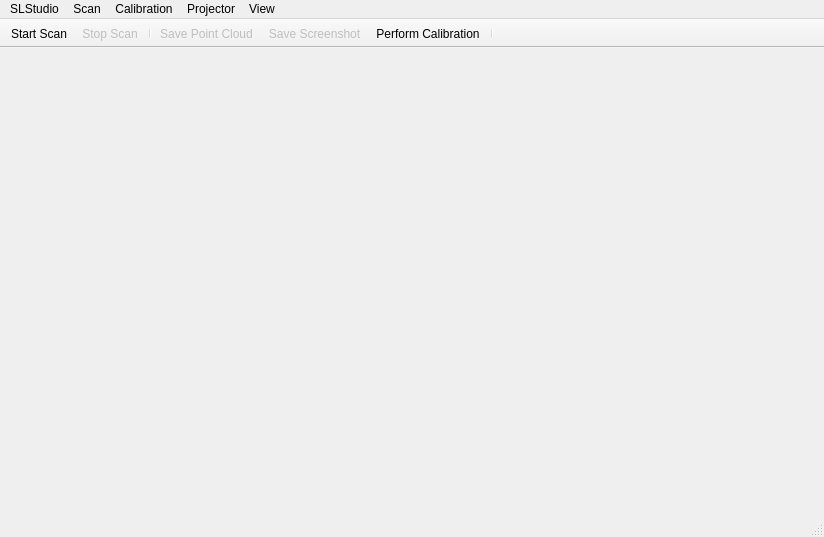
<?xml version="1.0" encoding="UTF-8"?>
<ui version="4.0">
 <class>MainWindow</class>
 <widget class="QMainWindow" name="MainWindow">
  <property name="geometry">
   <rect>
    <x>0</x>
    <y>0</y>
    <width>824</width>
    <height>537</height>
   </rect>
  </property>
  <property name="windowTitle">
   <string>SLStudio</string>
  </property>
  <property name="autoFillBackground">
   <bool>false</bool>
  </property>
  <widget class="QWidget" name="centralWidget">
   <property name="acceptDrops">
    <bool>false</bool>
   </property>
   <property name="layoutDirection">
    <enum>Qt::LeftToRight</enum>
   </property>
   <layout class="QGridLayout" name="gridLayout">
    <item row="0" column="0">
     <widget class="PointCloudWidget" name="pointCloudWidget" native="true">
      <property name="enabled">
       <bool>true</bool>
      </property>
      <property name="layoutDirection">
       <enum>Qt::LeftToRight</enum>
      </property>
      <property name="autoFillBackground">
       <bool>false</bool>
      </property>
     </widget>
    </item>
   </layout>
  </widget>
  <widget class="QMenuBar" name="menuBar">
   <property name="geometry">
    <rect>
     <x>0</x>
     <y>0</y>
     <width>824</width>
     <height>22</height>
    </rect>
   </property>
   <widget class="QMenu" name="menuCalibration">
    <property name="title">
     <string>Calibration</string>
    </property>
    <addaction name="actionLoadCalibration"/>
    <addaction name="actionExportCalibration"/>
    <addaction name="actionCalibration"/>
   </widget>
   <widget class="QMenu" name="menuSLStudio">
    <property name="title">
     <string>SLStudio</string>
    </property>
    <addaction name="actionPreferences"/>
    <addaction name="actionQuit"/>
    <addaction name="actionAbout"/>
   </widget>
   <widget class="QMenu" name="menuScan">
    <property name="title">
     <string>Scan</string>
    </property>
    <addaction name="actionStart"/>
    <addaction name="actionStop"/>
    <addaction name="actionSavePointCloud"/>
    <addaction name="actionSaveScreenshot"/>
   </widget>
   <widget class="QMenu" name="menuView">
    <property name="title">
     <string>View</string>
    </property>
    <addaction name="actionUpdatePointClouds"/>
   </widget>
   <widget class="QMenu" name="menuProjector">
    <property name="title">
     <string>Projector</string>
    </property>
    <addaction name="actionUpload_Scan_Patterns"/>
    <addaction name="actionUpload_Calibration_Patterns"/>
   </widget>
   <addaction name="menuSLStudio"/>
   <addaction name="menuScan"/>
   <addaction name="menuCalibration"/>
   <addaction name="menuProjector"/>
   <addaction name="menuView"/>
  </widget>
  <widget class="QToolBar" name="toolBar">
   <property name="enabled">
    <bool>true</bool>
   </property>
   <property name="font">
    <font>
     <italic>false</italic>
     <strikeout>false</strikeout>
    </font>
   </property>
   <property name="windowTitle">
    <string>toolBar</string>
   </property>
   <property name="movable">
    <bool>false</bool>
   </property>
   <property name="toolButtonStyle">
    <enum>Qt::ToolButtonTextUnderIcon</enum>
   </property>
   <attribute name="toolBarArea">
    <enum>TopToolBarArea</enum>
   </attribute>
   <attribute name="toolBarBreak">
    <bool>false</bool>
   </attribute>
   <addaction name="actionStart"/>
   <addaction name="actionStop"/>
   <addaction name="separator"/>
   <addaction name="actionSavePointCloud"/>
   <addaction name="actionSaveScreenshot"/>
   <addaction name="actionCalibration"/>
   <addaction name="separator"/>
  </widget>
  <widget class="QStatusBar" name="statusBar"/>
  <action name="actionQuit">
   <property name="text">
    <string>&amp;Quit</string>
   </property>
   <property name="menuRole">
    <enum>QAction::QuitRole</enum>
   </property>
  </action>
  <action name="actionStart">
   <property name="text">
    <string>Start Scan</string>
   </property>
  </action>
  <action name="actionStop">
   <property name="enabled">
    <bool>false</bool>
   </property>
   <property name="text">
    <string>Stop Scan</string>
   </property>
  </action>
  <action name="actionCalibration">
   <property name="text">
    <string>Perform Calibration</string>
   </property>
  </action>
  <action name="actionLoadCalibration">
   <property name="text">
    <string>Load Calibration</string>
   </property>
  </action>
  <action name="actionExportCalibration">
   <property name="text">
    <string>Export Calibration</string>
   </property>
  </action>
  <action name="actionPreferences">
   <property name="text">
    <string>&amp;Preferences</string>
   </property>
  </action>
  <action name="actionSavePointCloud">
   <property name="enabled">
    <bool>false</bool>
   </property>
   <property name="text">
    <string>Save Point Cloud</string>
   </property>
  </action>
  <action name="actionSaveScreenshot">
   <property name="enabled">
    <bool>false</bool>
   </property>
   <property name="text">
    <string>Save Screenshot</string>
   </property>
  </action>
  <action name="actionTracking">
   <property name="enabled">
    <bool>false</bool>
   </property>
   <property name="text">
    <string>Start Tracking</string>
   </property>
  </action>
  <action name="actionAbout">
   <property name="text">
    <string>About</string>
   </property>
   <property name="menuRole">
    <enum>QAction::AboutRole</enum>
   </property>
  </action>
  <action name="actionTracker">
   <property name="checkable">
    <bool>true</bool>
   </property>
   <property name="checked">
    <bool>true</bool>
   </property>
   <property name="text">
    <string>Tracker</string>
   </property>
  </action>
  <action name="actionUpdatePointClouds">
   <property name="checkable">
    <bool>true</bool>
   </property>
   <property name="checked">
    <bool>true</bool>
   </property>
   <property name="text">
    <string>Update Point Clouds</string>
   </property>
  </action>
  <action name="actionUpload_Calibration_Patterns">
   <property name="text">
    <string>Upload Calibration Patterns</string>
   </property>
  </action>
  <action name="actionUpload_Scan_Patterns">
   <property name="text">
    <string>Upload Scan Patterns</string>
   </property>
  </action>
 </widget>
 <layoutdefault spacing="6" margin="11"/>
 <customwidgets>
  <customwidget>
   <class>PointCloudWidget</class>
   <extends>QWidget</extends>
   <header>PointCloudWidget.h</header>
   <container>1</container>
   <slots>
    <slot>saveScreenShot()</slot>
    <slot>savePointCloud()</slot>
   </slots>
  </customwidget>
 </customwidgets>
 <resources/>
 <connections>
  <connection>
   <sender>actionStart</sender>
   <signal>triggered()</signal>
   <receiver>MainWindow</receiver>
   <slot>onActionStart()</slot>
   <hints>
    <hint type="sourcelabel">
     <x>-1</x>
     <y>-1</y>
    </hint>
    <hint type="destinationlabel">
     <x>450</x>
     <y>387</y>
    </hint>
   </hints>
  </connection>
  <connection>
   <sender>actionStop</sender>
   <signal>triggered()</signal>
   <receiver>MainWindow</receiver>
   <slot>onActionStop()</slot>
   <hints>
    <hint type="sourcelabel">
     <x>-1</x>
     <y>-1</y>
    </hint>
    <hint type="destinationlabel">
     <x>457</x>
     <y>374</y>
    </hint>
   </hints>
  </connection>
  <connection>
   <sender>actionQuit</sender>
   <signal>triggered()</signal>
   <receiver>MainWindow</receiver>
   <slot>close()</slot>
   <hints>
    <hint type="sourcelabel">
     <x>-1</x>
     <y>-1</y>
    </hint>
    <hint type="destinationlabel">
     <x>450</x>
     <y>387</y>
    </hint>
   </hints>
  </connection>
  <connection>
   <sender>actionCalibration</sender>
   <signal>triggered()</signal>
   <receiver>MainWindow</receiver>
   <slot>onActionCalibration()</slot>
   <hints>
    <hint type="sourcelabel">
     <x>-1</x>
     <y>-1</y>
    </hint>
    <hint type="destinationlabel">
     <x>450</x>
     <y>387</y>
    </hint>
   </hints>
  </connection>
  <connection>
   <sender>actionPreferences</sender>
   <signal>triggered()</signal>
   <receiver>MainWindow</receiver>
   <slot>onActionPreferences()</slot>
   <hints>
    <hint type="sourcelabel">
     <x>-1</x>
     <y>-1</y>
    </hint>
    <hint type="destinationlabel">
     <x>450</x>
     <y>387</y>
    </hint>
   </hints>
  </connection>
  <connection>
   <sender>actionExportCalibration</sender>
   <signal>triggered()</signal>
   <receiver>MainWindow</receiver>
   <slot>onActionExportCalibration()</slot>
   <hints>
    <hint type="sourcelabel">
     <x>-1</x>
     <y>-1</y>
    </hint>
    <hint type="destinationlabel">
     <x>450</x>
     <y>387</y>
    </hint>
   </hints>
  </connection>
  <connection>
   <sender>actionSaveScreenshot</sender>
   <signal>triggered()</signal>
   <receiver>pointCloudWidget</receiver>
   <slot>saveScreenShot()</slot>
   <hints>
    <hint type="sourcelabel">
     <x>-1</x>
     <y>-1</y>
    </hint>
    <hint type="destinationlabel">
     <x>450</x>
     <y>349</y>
    </hint>
   </hints>
  </connection>
  <connection>
   <sender>actionSavePointCloud</sender>
   <signal>triggered()</signal>
   <receiver>pointCloudWidget</receiver>
   <slot>savePointCloud()</slot>
   <hints>
    <hint type="sourcelabel">
     <x>-1</x>
     <y>-1</y>
    </hint>
    <hint type="destinationlabel">
     <x>450</x>
     <y>349</y>
    </hint>
   </hints>
  </connection>
  <connection>
   <sender>actionLoadCalibration</sender>
   <signal>triggered()</signal>
   <receiver>MainWindow</receiver>
   <slot>onActionLoadCalibration()</slot>
   <hints>
    <hint type="sourcelabel">
     <x>-1</x>
     <y>-1</y>
    </hint>
    <hint type="destinationlabel">
     <x>401</x>
     <y>268</y>
    </hint>
   </hints>
  </connection>
  <connection>
   <sender>actionAbout</sender>
   <signal>triggered()</signal>
   <receiver>MainWindow</receiver>
   <slot>onActionAbout()</slot>
   <hints>
    <hint type="sourcelabel">
     <x>-1</x>
     <y>-1</y>
    </hint>
    <hint type="destinationlabel">
     <x>411</x>
     <y>268</y>
    </hint>
   </hints>
  </connection>
 </connections>
 <slots>
  <slot>onActionStart()</slot>
  <slot>onActionStop()</slot>
  <slot>onActionCalibration()</slot>
  <slot>onActionPreferences()</slot>
  <slot>onActionExportCalibration()</slot>
  <slot>onActionTracker()</slot>
  <slot>onActionLoadCalibration()</slot>
  <slot>onActionHistogram()</slot>
  <slot>onActionShading()</slot>
  <slot>onActionAbout()</slot>
  <slot>onActionDecoderUp()</slot>
  <slot>onActionDecoderVp()</slot>
 </slots>
</ui>
